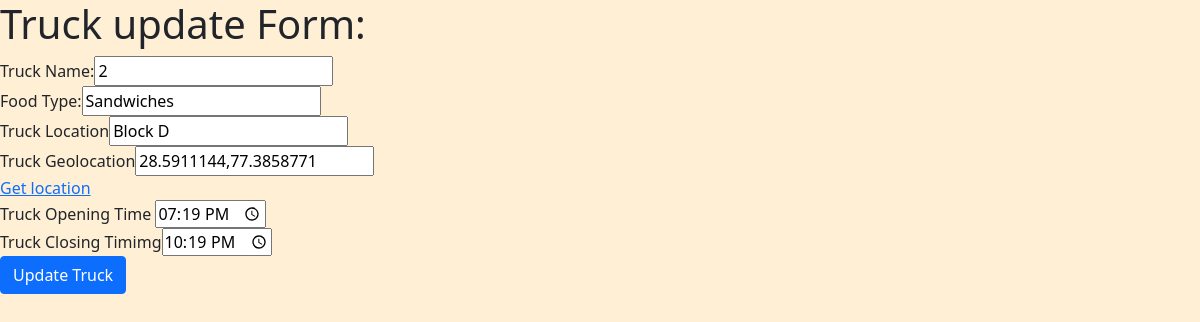
/truck/update/9, run on an earlier commit of the app's database.
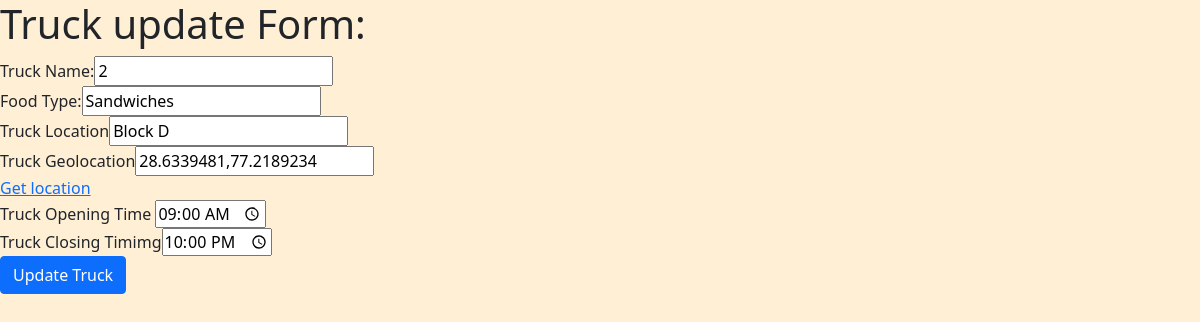
And on a later commit of the database.
### truckapp/models.py (models this page shows, shortened)
class Truck(models.Model):
    truck_name = models.CharField(max_length=100)
    truck_location = models.CharField(max_length=100)
    food_type = models.CharField(max_length=100, null=True)
    geo_location = models.CharField(max_length=100, null=True)
    truck_opening_time=models.CharField(max_length=20,null=True)
    truck_closing_time=models.CharField(max_length=20,null=True)

### truckapp/views.py (the view, shortened to what this page needs)
# urls.py: path('truck/update/<pk>',views.truck_update_view,name='update'),
def truck_update_view(request,pk):
    truck=Truck.objects.get(id=pk)
    return render(request,'truckapp/update.html',{'truck':truck})

### templates/truckapp/update.html (shortened to what this page needs)
{% extends 'truckapp/base.html' %} {% block content%}
<h1>Truck update Form:</h1>
<form method="post">
    Truck Name:<input type="text" value="{{ truck.truck_name }}" name="truck_name" /><br />
    Food Type:<input type="text" value="{{ truck.food_type }}" name="food_type" /><br />
    Truck Location<input type="text" value="{{ truck.truck_location }}" name="truck_location" /><br />
    Truck Geolocation<input type="text" value="{{ truck.geo_location }}"
        name="geo_location" /><br />
    <a href="javascript:getLocation();">Get location</a><br />Truck Opening Time
    <input type="time" value="{{ truck.truck_opening_time }}" name="truck_opening_time" /><br /> Truck Closing Timimg<input type="time" value="{{ truck.truck_closing_time}}" name="truck_closing_time" /><br />
    <input type="submit" class="btn btn-primary" value="Update Truck" />
</form>
{% endblock %}

### templates/truckapp/base.html (shortened to what this page needs)
<!DOCTYPE html>
<html lang="en">
<head>
    <link href="https://cdn.jsdelivr.net/npm/bootstrap@5.0.0-beta1/dist/css/bootstrap.min.css" rel="stylesheet" />
</head>
<body>
    {% block content %} {% endblock %}
</body>
</html>

### templates/truckapp/base.html (style rules this page uses)
body { background:papayawhip; }

What changed in the data, as far as the page shows it:
changed Truck "Sandwiches": geo_location "28.5911144,77.3858771" → "28.6339481,77.2189234"; truck_opening_time "19:19" → "09:00"; truck_closing_time "22:19" → "22:00"
